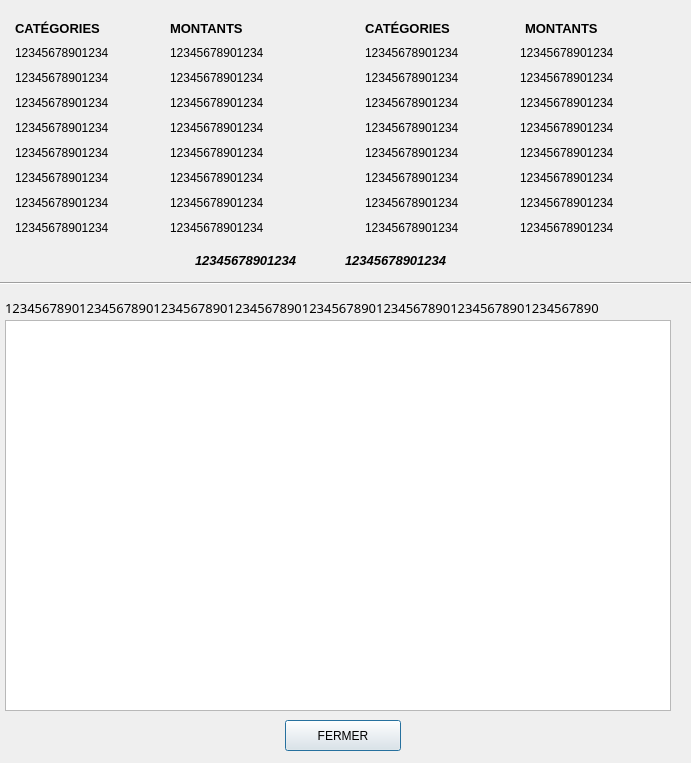
<?xml version="1.0" encoding="UTF-8"?>
<ui version="4.0">
 <class>TestRetourCreationDlg</class>
 <widget class="QDialog" name="TestRetourCreationDlg">
  <property name="geometry">
   <rect>
    <x>0</x>
    <y>0</y>
    <width>691</width>
    <height>763</height>
   </rect>
  </property>
  <property name="windowTitle">
   <string>Affichage compte après Modifs</string>
  </property>
  <widget class="QLabel" name="labelNomCat01">
   <property name="geometry">
    <rect>
     <x>15</x>
     <y>45</y>
     <width>135</width>
     <height>16</height>
    </rect>
   </property>
   <property name="text">
    <string>12345678901234</string>
   </property>
  </widget>
  <widget class="QLabel" name="labelMontantCat01">
   <property name="geometry">
    <rect>
     <x>170</x>
     <y>45</y>
     <width>136</width>
     <height>16</height>
    </rect>
   </property>
   <property name="text">
    <string>12345678901234</string>
   </property>
  </widget>
  <widget class="QLabel" name="labelMontantCat02">
   <property name="geometry">
    <rect>
     <x>520</x>
     <y>45</y>
     <width>136</width>
     <height>16</height>
    </rect>
   </property>
   <property name="text">
    <string>12345678901234</string>
   </property>
  </widget>
  <widget class="QLabel" name="labelNomCat02">
   <property name="geometry">
    <rect>
     <x>365</x>
     <y>45</y>
     <width>135</width>
     <height>16</height>
    </rect>
   </property>
   <property name="text">
    <string>12345678901234</string>
   </property>
  </widget>
  <widget class="QLabel" name="labelNomCat04">
   <property name="geometry">
    <rect>
     <x>365</x>
     <y>70</y>
     <width>135</width>
     <height>16</height>
    </rect>
   </property>
   <property name="text">
    <string>12345678901234</string>
   </property>
  </widget>
  <widget class="QLabel" name="labelMontantCat03">
   <property name="geometry">
    <rect>
     <x>170</x>
     <y>70</y>
     <width>136</width>
     <height>16</height>
    </rect>
   </property>
   <property name="text">
    <string>12345678901234</string>
   </property>
  </widget>
  <widget class="QLabel" name="labelNomCat03">
   <property name="geometry">
    <rect>
     <x>15</x>
     <y>70</y>
     <width>135</width>
     <height>16</height>
    </rect>
   </property>
   <property name="text">
    <string>12345678901234</string>
   </property>
  </widget>
  <widget class="QLabel" name="labelMontantCat04">
   <property name="geometry">
    <rect>
     <x>520</x>
     <y>70</y>
     <width>136</width>
     <height>16</height>
    </rect>
   </property>
   <property name="text">
    <string>12345678901234</string>
   </property>
  </widget>
  <widget class="QLabel" name="labelMontantCat08">
   <property name="geometry">
    <rect>
     <x>520</x>
     <y>120</y>
     <width>136</width>
     <height>16</height>
    </rect>
   </property>
   <property name="text">
    <string>12345678901234</string>
   </property>
  </widget>
  <widget class="QLabel" name="labelNomCat08">
   <property name="geometry">
    <rect>
     <x>365</x>
     <y>120</y>
     <width>135</width>
     <height>16</height>
    </rect>
   </property>
   <property name="text">
    <string>12345678901234</string>
   </property>
  </widget>
  <widget class="QLabel" name="labelNomCat06">
   <property name="geometry">
    <rect>
     <x>365</x>
     <y>95</y>
     <width>135</width>
     <height>16</height>
    </rect>
   </property>
   <property name="text">
    <string>12345678901234</string>
   </property>
  </widget>
  <widget class="QLabel" name="labelMontantCat05">
   <property name="geometry">
    <rect>
     <x>170</x>
     <y>95</y>
     <width>136</width>
     <height>16</height>
    </rect>
   </property>
   <property name="text">
    <string>12345678901234</string>
   </property>
  </widget>
  <widget class="QLabel" name="labelNomCat05">
   <property name="geometry">
    <rect>
     <x>15</x>
     <y>95</y>
     <width>135</width>
     <height>16</height>
    </rect>
   </property>
   <property name="text">
    <string>12345678901234</string>
   </property>
  </widget>
  <widget class="QLabel" name="labelMontantCat06">
   <property name="geometry">
    <rect>
     <x>520</x>
     <y>95</y>
     <width>136</width>
     <height>16</height>
    </rect>
   </property>
   <property name="text">
    <string>12345678901234</string>
   </property>
  </widget>
  <widget class="QLabel" name="labelMontantCat07">
   <property name="geometry">
    <rect>
     <x>170</x>
     <y>120</y>
     <width>136</width>
     <height>16</height>
    </rect>
   </property>
   <property name="text">
    <string>12345678901234</string>
   </property>
  </widget>
  <widget class="QLabel" name="labelNomCat07">
   <property name="geometry">
    <rect>
     <x>15</x>
     <y>120</y>
     <width>135</width>
     <height>16</height>
    </rect>
   </property>
   <property name="text">
    <string>12345678901234</string>
   </property>
  </widget>
  <widget class="QLabel" name="labelNomCat14">
   <property name="geometry">
    <rect>
     <x>365</x>
     <y>195</y>
     <width>135</width>
     <height>16</height>
    </rect>
   </property>
   <property name="text">
    <string>12345678901234</string>
   </property>
  </widget>
  <widget class="QLabel" name="labelNomCat11">
   <property name="geometry">
    <rect>
     <x>15</x>
     <y>170</y>
     <width>135</width>
     <height>16</height>
    </rect>
   </property>
   <property name="text">
    <string>12345678901234</string>
   </property>
  </widget>
  <widget class="QLabel" name="labelNomCat09">
   <property name="geometry">
    <rect>
     <x>15</x>
     <y>145</y>
     <width>135</width>
     <height>16</height>
    </rect>
   </property>
   <property name="text">
    <string>12345678901234</string>
   </property>
  </widget>
  <widget class="QLabel" name="labelMontantSolde">
   <property name="geometry">
    <rect>
     <x>345</x>
     <y>252</y>
     <width>136</width>
     <height>16</height>
    </rect>
   </property>
   <property name="font">
    <font>
     <pointsize>10</pointsize>
     <weight>75</weight>
     <italic>true</italic>
     <bold>true</bold>
    </font>
   </property>
   <property name="text">
    <string>12345678901234</string>
   </property>
  </widget>
  <widget class="QLabel" name="labelMontantCat11">
   <property name="geometry">
    <rect>
     <x>170</x>
     <y>170</y>
     <width>136</width>
     <height>16</height>
    </rect>
   </property>
   <property name="text">
    <string>12345678901234</string>
   </property>
  </widget>
  <widget class="QLabel" name="labelMontantCat12">
   <property name="geometry">
    <rect>
     <x>520</x>
     <y>170</y>
     <width>136</width>
     <height>16</height>
    </rect>
   </property>
   <property name="text">
    <string>12345678901234</string>
   </property>
  </widget>
  <widget class="QLabel" name="labelMontantCat14">
   <property name="geometry">
    <rect>
     <x>520</x>
     <y>195</y>
     <width>136</width>
     <height>16</height>
    </rect>
   </property>
   <property name="text">
    <string>12345678901234</string>
   </property>
  </widget>
  <widget class="QLabel" name="labelMontantCat09">
   <property name="geometry">
    <rect>
     <x>170</x>
     <y>145</y>
     <width>136</width>
     <height>16</height>
    </rect>
   </property>
   <property name="text">
    <string>12345678901234</string>
   </property>
  </widget>
  <widget class="QLabel" name="labelNomCat12">
   <property name="geometry">
    <rect>
     <x>365</x>
     <y>170</y>
     <width>135</width>
     <height>16</height>
    </rect>
   </property>
   <property name="text">
    <string>12345678901234</string>
   </property>
  </widget>
  <widget class="QLabel" name="labelMontantCat10">
   <property name="geometry">
    <rect>
     <x>520</x>
     <y>145</y>
     <width>136</width>
     <height>16</height>
    </rect>
   </property>
   <property name="text">
    <string>12345678901234</string>
   </property>
  </widget>
  <widget class="QLabel" name="labelNomCat10">
   <property name="geometry">
    <rect>
     <x>365</x>
     <y>145</y>
     <width>135</width>
     <height>16</height>
    </rect>
   </property>
   <property name="text">
    <string>12345678901234</string>
   </property>
  </widget>
  <widget class="QLabel" name="labelNomSolde">
   <property name="geometry">
    <rect>
     <x>195</x>
     <y>252</y>
     <width>135</width>
     <height>16</height>
    </rect>
   </property>
   <property name="font">
    <font>
     <pointsize>10</pointsize>
     <weight>75</weight>
     <italic>true</italic>
     <bold>true</bold>
    </font>
   </property>
   <property name="text">
    <string>12345678901234</string>
   </property>
  </widget>
  <widget class="QLabel" name="labelNomCat13">
   <property name="geometry">
    <rect>
     <x>15</x>
     <y>195</y>
     <width>135</width>
     <height>16</height>
    </rect>
   </property>
   <property name="text">
    <string>12345678901234</string>
   </property>
  </widget>
  <widget class="QLabel" name="labelMontantCat13">
   <property name="geometry">
    <rect>
     <x>170</x>
     <y>195</y>
     <width>136</width>
     <height>16</height>
    </rect>
   </property>
   <property name="text">
    <string>12345678901234</string>
   </property>
  </widget>
  <widget class="QLabel" name="label_2">
   <property name="geometry">
    <rect>
     <x>170</x>
     <y>20</y>
     <width>136</width>
     <height>16</height>
    </rect>
   </property>
   <property name="font">
    <font>
     <pointsize>10</pointsize>
     <weight>75</weight>
     <bold>true</bold>
    </font>
   </property>
   <property name="text">
    <string>MONTANTS</string>
   </property>
  </widget>
  <widget class="QLabel" name="label">
   <property name="geometry">
    <rect>
     <x>15</x>
     <y>20</y>
     <width>136</width>
     <height>16</height>
    </rect>
   </property>
   <property name="font">
    <font>
     <pointsize>10</pointsize>
     <weight>75</weight>
     <bold>true</bold>
    </font>
   </property>
   <property name="text">
    <string>CATÉGORIES</string>
   </property>
  </widget>
  <widget class="Line" name="line">
   <property name="geometry">
    <rect>
     <x>0</x>
     <y>275</y>
     <width>691</width>
     <height>16</height>
    </rect>
   </property>
   <property name="orientation">
    <enum>Qt::Horizontal</enum>
   </property>
  </widget>
  <widget class="QPushButton" name="pushButton">
   <property name="geometry">
    <rect>
     <x>285</x>
     <y>720</y>
     <width>116</width>
     <height>31</height>
    </rect>
   </property>
   <property name="text">
    <string>FERMER</string>
   </property>
   <property name="default">
    <bool>true</bool>
   </property>
  </widget>
  <widget class="QLabel" name="label_3">
   <property name="geometry">
    <rect>
     <x>365</x>
     <y>20</y>
     <width>136</width>
     <height>16</height>
    </rect>
   </property>
   <property name="font">
    <font>
     <pointsize>10</pointsize>
     <weight>75</weight>
     <bold>true</bold>
    </font>
   </property>
   <property name="text">
    <string>CATÉGORIES</string>
   </property>
  </widget>
  <widget class="QLabel" name="label_4">
   <property name="geometry">
    <rect>
     <x>525</x>
     <y>20</y>
     <width>136</width>
     <height>16</height>
    </rect>
   </property>
   <property name="font">
    <font>
     <pointsize>10</pointsize>
     <weight>75</weight>
     <bold>true</bold>
    </font>
   </property>
   <property name="text">
    <string>MONTANTS</string>
   </property>
  </widget>
  <widget class="QTextEdit" name="textEdit">
   <property name="geometry">
    <rect>
     <x>5</x>
     <y>320</y>
     <width>666</width>
     <height>391</height>
    </rect>
   </property>
   <property name="font">
    <font>
     <family>Linux Libertine Mono</family>
     <pointsize>10</pointsize>
    </font>
   </property>
  </widget>
  <widget class="QLabel" name="label_5">
   <property name="geometry">
    <rect>
     <x>5</x>
     <y>300</y>
     <width>656</width>
     <height>16</height>
    </rect>
   </property>
   <property name="font">
    <font>
     <family>Linux Libertine Mono</family>
     <pointsize>10</pointsize>
    </font>
   </property>
   <property name="text">
    <string>12345678901234567890123456789012345678901234567890123456789012345678901234567890</string>
   </property>
  </widget>
  <widget class="QLabel" name="labelMontantCat16">
   <property name="geometry">
    <rect>
     <x>520</x>
     <y>220</y>
     <width>136</width>
     <height>16</height>
    </rect>
   </property>
   <property name="text">
    <string>12345678901234</string>
   </property>
  </widget>
  <widget class="QLabel" name="labelNomCat15">
   <property name="geometry">
    <rect>
     <x>15</x>
     <y>220</y>
     <width>135</width>
     <height>16</height>
    </rect>
   </property>
   <property name="text">
    <string>12345678901234</string>
   </property>
  </widget>
  <widget class="QLabel" name="labelNomCat16">
   <property name="geometry">
    <rect>
     <x>365</x>
     <y>220</y>
     <width>135</width>
     <height>16</height>
    </rect>
   </property>
   <property name="text">
    <string>12345678901234</string>
   </property>
  </widget>
  <widget class="QLabel" name="labelMontantCat15">
   <property name="geometry">
    <rect>
     <x>170</x>
     <y>220</y>
     <width>136</width>
     <height>16</height>
    </rect>
   </property>
   <property name="text">
    <string>12345678901234</string>
   </property>
  </widget>
 </widget>
 <resources/>
 <connections>
  <connection>
   <sender>pushButton</sender>
   <signal>clicked()</signal>
   <receiver>TestRetourCreationDlg</receiver>
   <slot>close()</slot>
   <hints>
    <hint type="sourcelabel">
     <x>201</x>
     <y>560</y>
    </hint>
    <hint type="destinationlabel">
     <x>209</x>
     <y>298</y>
    </hint>
   </hints>
  </connection>
 </connections>
</ui>
